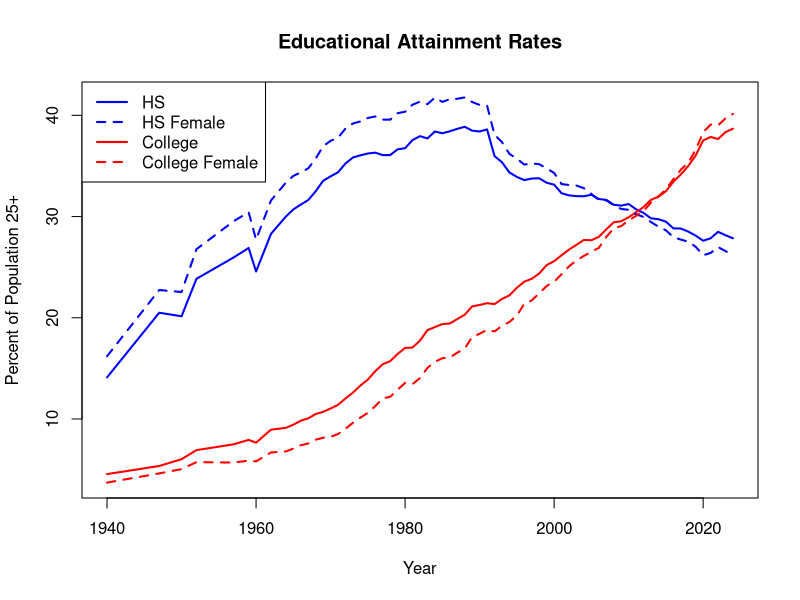

The R script that drew this image:
# Cleaning_EDU
library(readxl)
library(stringr)
library(tidyverse)
library(tseries)

# Years of School Completed by People 25 Years and Over, by Age and Sex: Selected Years 1940 to 2024
# Source: BLS TableA-1 - https://www.census.gov/data/tables/time-series/demo/educational-attainment/cps-historical-time-series.html


edu_raw <- read_excel(
  "CENSUS_Edu.xlsx",  
  skip = 3           
)

# Find section boundaries
both_start <- which(edu_raw$Year == "25 Years and Over, Both Sexes")
male_start <- which(edu_raw$Year == "25 Years and Over, Male")
female_start <- which(edu_raw$Year == "25 Years and Over, Female")
female_end <- which(edu_raw$Year == "25 to 34 Years, Both Sexes")

# Both Sexes Population
population <- edu_raw[(both_start + 1):(male_start - 1), ] %>%
  transmute(
    YEAR = as.numeric(Year),
    TOTAL = as.numeric(Total),
    HS_COUNT = as.numeric(`...6`),
    COLLEGE_COUNT = as.numeric(`...8`)
  ) %>%
  filter(!is.na(YEAR)) %>%
  mutate(
    hs = 100 * HS_COUNT / TOTAL,
    col = 100 * COLLEGE_COUNT / TOTAL
  ) %>%
  select(YEAR, hs, col) %>%
  arrange(YEAR)

# Female Population
female_population <- edu_raw[(female_start + 1):(female_end - 1), ] %>%
  transmute(
    YEAR = as.numeric(Year),
    TOTAL_FEM = as.numeric(Total),
    HS_FEM_COUNT = as.numeric(`...6`),
    COLLEGE_FEM_COUNT = as.numeric(`...8`)
  ) %>%
  filter(!is.na(YEAR)) %>%
  mutate(
    hs_fem = 100 * HS_FEM_COUNT / TOTAL_FEM,
    col_fem = 100 * COLLEGE_FEM_COUNT / TOTAL_FEM
  ) %>%
  select(YEAR, hs_fem, col_fem) %>%
  arrange(YEAR)

# Combine education variables
edu_data <- population %>%
  inner_join(female_population, by = "YEAR") %>%
  arrange(YEAR)


plot(
  edu_data$YEAR,
  edu_data$hs,
  type = "l",
  lwd = 2,
  col = "blue",
  ylim = range(
    c(
      edu_data$hs,
      edu_data$col,
      edu_data$hs_fem,
      edu_data$col_fem
    ),
    na.rm = TRUE
  ),
  main = "Educational Attainment Rates",
  xlab = "Year",
  ylab = "Percent of Population 25+"
)

# College attainment (all population)
lines(
  edu_data$YEAR,
  edu_data$col,
  lwd = 2,
  col = "red",
  lty = 1
)

# High school attainment (female)
lines(
  edu_data$YEAR,
  edu_data$hs_fem,
  lwd = 2,
  col = "blue",
  lty = 2
)

# College attainment (female)
lines(
  edu_data$YEAR,
  edu_data$col_fem,
  lwd = 2,
  col = "red",
  lty = 2
)

legend(
  "topleft",
  legend = c(
    "HS",
    "HS Female",
    "College",
    
    "College Female"
  ),
  col = c("blue", "blue","red",  "red"),
  lty = c(1, 2, 1, 2),
  lwd = 2
)

# ADF Tests

adf.test(edu_data$col)

adf.test(edu_data$col_fem)

adf.test(edu_data$hs)

adf.test(edu_data$hs_fem)


# Difference Transformation
edu_data <- edu_data %>%
  arrange(YEAR) %>%
  mutate(
    D_col = c(NA, diff(col)),
    D_col_fem = c(NA, diff(col_fem)),
    D_hs = c(NA, diff(hs)),
    D_hs_fem = c(NA, diff(hs_fem))
  )

# Retest stationarity 
adf.test(na.omit(edu_data$D_col))

adf.test(na.omit(edu_data$D_col_fem))

adf.test(na.omit(edu_data$D_hs))

adf.test(na.omit(edu_data$D_hs_fem))
